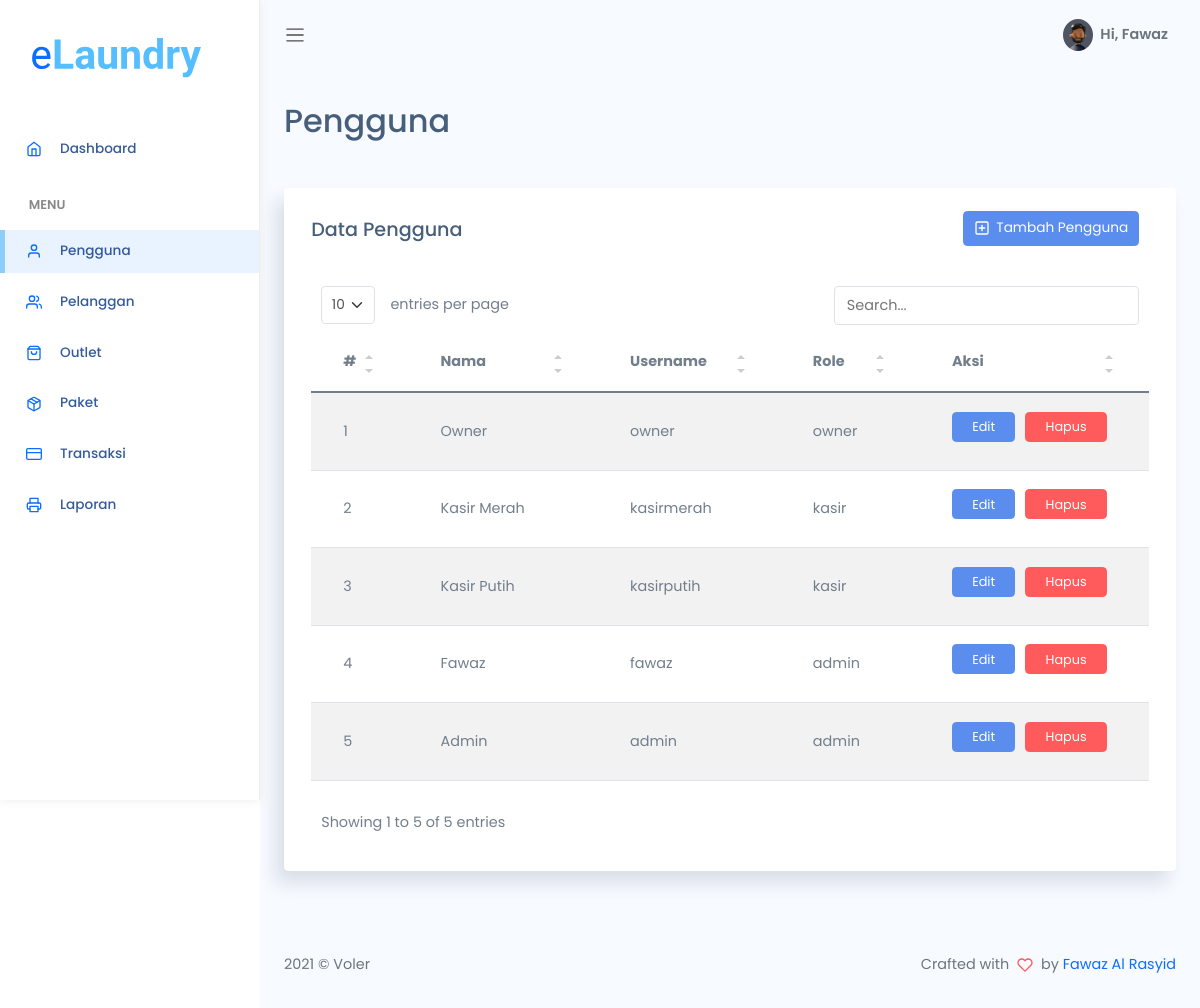
The app's page /admin/pengguna.php (signed in) with its own data.
### tables this page shows
CREATE TABLE `user` (
  `id_user` int(11) NOT NULL,
  `nama_user` varchar(228) DEFAULT NULL,
  `username` varchar(228) DEFAULT NULL,
  `password` varchar(228) DEFAULT NULL,
  `outlet_id` int(11) DEFAULT NULL,
  `role` enum('admin','kasir','owner') DEFAULT NULL
);

### admin/pengguna.php (the view, shortened to what this page needs)
<?php
$title = 'Pengguna';
require 'koneksi.php';
$data = mysqli_query($conn, 'SELECT * FROM user ORDER BY role desc');
require 'header.php';
?>
<div class="main-content container-fluid">
    <div class="page-title mb-5">
        <h3><?= $title; ?></h3>
    </div>
    <section class="section">
        <div class="card">
            <div class="card-header d-flex justify-content-between align-items-center">
                <h4>Data Pengguna</h4>
                <div class="buttons">
                    <a href="tambah_pengguna.php" class="btn icon icon-left btn-primary"><i
                            data-feather="plus-square"></i>
                        Tambah Pengguna</a>
                </div>
            </div>
            <div class="card-body">
                <table id="table1" class='table table-striped'>
                    <thead>
                        <tr>
                            <th>#</th>
                            <th>Nama</th>
                            <th>Username</th>
                            <th>Role</th>
                            <th class="col-sm-2">Aksi</th>
                        </tr>
                    </thead>
                    <tbody>
                        <?php
                                $no = 1;
                                if (mysqli_num_rows($data) > 0) {
                                    while ($user = mysqli_fetch_assoc($data)) {
                                ?>
                        <tr>
                            <td><?= $no++; ?></td>
                            <td><?= $user['nama_user']; ?></td>
                            <td><?= $user['username']; ?></td>
                            <td><?= $user['role']; ?></td>
                            <td>
                                <div class="buttons d-flex">
                                    <a href="edit_pengguna.php?id=<?= $user['id_user']; ?>"
                                        class="btn btn-sm btn-primary">
                                        Edit</a>
                                    <a href="hapus_pengguna.php?id=<?= $user['id_user']; ?>"
                                        onclick="return confirm('Anda yakin untuk menghapus data?');"
                                        class="btn btn-sm btn-danger">
                                        Hapus</a>
                                </div>
                            </td>
                        </tr>
                        <?php }
                                }
                                ?>
                    </tbody>
                </table>
            </div>
        </div>
    </section>
</div>
<?php require 'footer.php';?>

### assets/css/app.css (style rules this page uses)
* { font-family: 'Poppins', sans-serif; }
#main .main-content { padding: 2rem 1.5rem }
#main .main-content .page-title h3 { font-size: 2rem }
a { text-decoration: none }
a, button { outline: 0 }
.feather, i { font-size: 14px; height: 1rem }
.btn i, .btn svg { width: 16px; height: 16px }
.btn.icon { padding: .4rem .6rem }
.btn.icon svg { width: 16px; height: 16px }
.btn.icon.icon-left svg { margin-right: 3px }
.btn.btn-danger, .btn.btn-dark, .btn.btn-info, .btn.btn-light, .btn.btn-link, .btn.btn-primary, .btn.btn-secondary, .btn.btn-success, .btn.btn-warning { color: #fff }
.buttons .btn { margin: 0 10px 10px 0 }
.card { box-shadow: -8px 12px 18px 0 rgba(25, 42, 70, .13); margin-bottom: 2.2rem }
.card .card-header { border: none }
.card .card-header h4 { font-size: 1.2rem }
.card .card-header~.card-body { padding-top: 0 }
.card .card-body { padding: 1.4rem 1.7rem }
.dataTable-table td, .dataTable-table thead th, .table td, .table thead th { vertical-align: middle }
.dataTable-table thead th, .table thead th { border-bottom: 2px solid #475f7b }

### records on screen
user: nama_user "Owner", username "owner", role "owner"
user: nama_user "Kasir Merah", username "kasirmerah", role "kasir"
user: nama_user "Kasir Putih", username "kasirputih", role "kasir"
user: nama_user "Fawaz", username "fawaz", role "admin"
user: nama_user "Admin", username "admin", role "admin"

### other values on screen
$_SESSION['nama_user'] "Fawaz"
$title "Pengguna"
